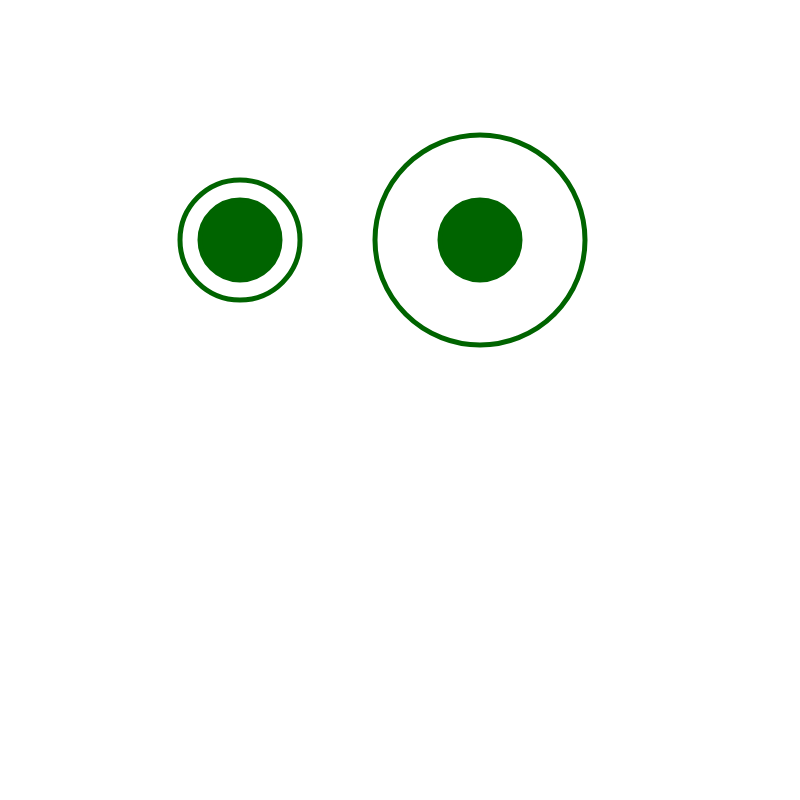
Frame 1 (no input)
Frame 60 (no input): identical to frame 1, image omitted
Frame 120 (the mouse pressed at the canvas centre since frame 60): identical to frame 1, image omitted

The p5.js sketch that drew this single still picture (run headless with seeded random() and noise() and a simulated clock; from frame 60 on, the mouse is pressed at the canvas centre):

// p5.js sketch
// ── sketch.js
function setup() {
	createCanvas(800, 800);	
		
		stroke(0,100,0);
		strokeWeight(5);
		ellipse(480, 240, 210, 210);	
		ellipse(240, 240, 120, 120);
		fill(0,100,0);
		ellipse(240, 240, 80, 80);
		ellipse(480, 240, 80, 80);
	

}	


function draw() {
	if (mouseIsPressed) {
	
		
	} else {

		
			
	}
}
